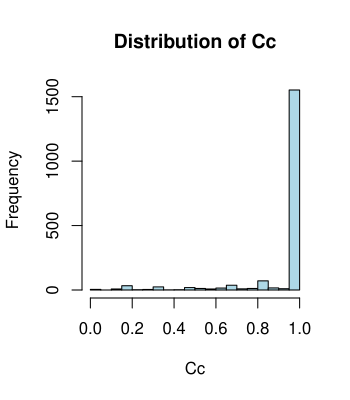

Write the R code that produced this figure.
d <- read.csv("Table_2.csv", header=T)
head(d)
pdf(height=4, width=3.5, file="Histogram_Cc.pdf")
cbks <- seq(0,1,0.05)
hist(d$Cc, breaks = cbks, col="lightblue", freq = TRUE, xlim=c(0,1), xlab="Cc", main="Distribution of Cc")
dev.off()
